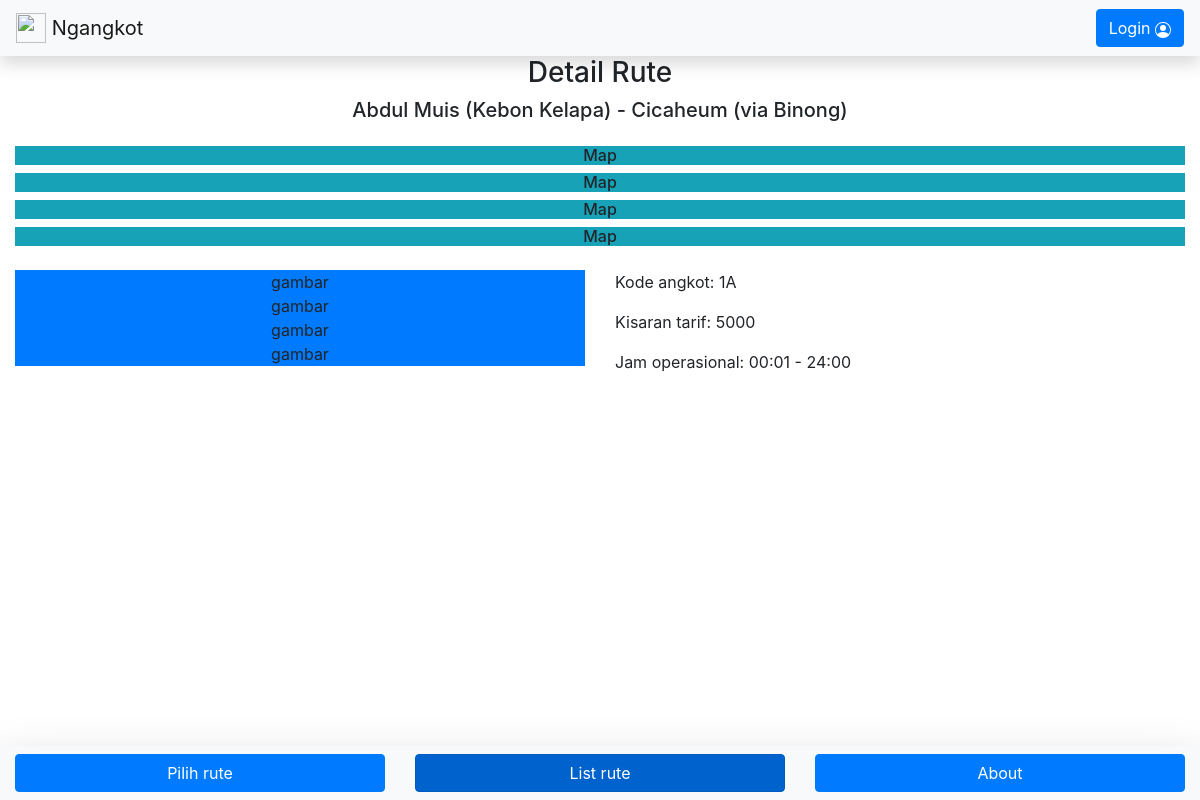
Screenshot of /detail_rute.php?id=1 with the database file from the repository.
### tables this page shows
CREATE TABLE `rute_angkot` (
  `id_rute` int(11) NOT NULL AUTO_INCREMENT,
  `kode` varchar(10) DEFAULT NULL,
  `jurusan` varchar(255) DEFAULT NULL,
  `warna` varchar(255) DEFAULT NULL,
  `gambar` varchar(255) DEFAULT NULL,
  `harga` int(11) DEFAULT NULL,
  `jam_opr_awal` varchar(5) DEFAULT NULL,
  `jam_opr_akhir` varchar(5) DEFAULT NULL,
  `koordinat_awal` varchar(255) DEFAULT NULL,
  `koordinat_akhir` varchar(255) DEFAULT NULL,
  PRIMARY KEY (`id_rute`)
);

### detail_rute.php (the view, shortened to what this page needs)
<?php
    include 'config/connection.php';
    $id_rute = $_GET['id'];
    $sql    = "SELECT * FROM rute_angkot WHERE id_rute = $id_rute";
    $query  = $conn->query($sql);
    $data   = $query->fetch_array();
?>
<!DOCTYPE html>
<html lang="en">
<head>
    <link rel="stylesheet" href="https://cdn.jsdelivr.net/npm/bootstrap@4.6.1/dist/css/bootstrap.min.css">
    <link stylesheet type="text/css" rel="stylesheet" href="css/style.css">
</head>
<body>
    <?php include('elements/top_nav.php'); ?>
    <div class="mainContent container-fluid">
        <div class="text-center mb-4">
            <h3>Detail Rute</h3>
            <h5><?= $data['jurusan'] ?></h5>
        </div>
        <h6 class="bg-info text-center">Map</h6>
        <h6 class="bg-info text-center">Map</h6>
        <h6 class="bg-info text-center">Map</h6>
        <h6 class="bg-info text-center">Map</h6>
        <div class="row mt-4">
            <div class="col-6">
                <div class="text-center bg-primary">gambar</div>
                <div class="text-center bg-primary">gambar</div>
                <div class="text-center bg-primary">gambar</div>
                <div class="text-center bg-primary">gambar</div>
            </div>
            <div class="col-6">
                <p>Kode angkot: <?= $data['kode'] ?></p>
                <p>Kisaran tarif: <?= $data['harga'] ?></p>
                <p>Jam operasional: <?= $data['jam_opr_awal'] ?> - <?= $data['jam_opr_akhir'] ?></p>
            </div>
        </div>
    </div>
    <?php
    include('elements/bottom_nav.php');
    ?>
</body>
</html>

### css/style.css (style rules this page uses)
* { margin: 0; padding: 0; box-sizing: border-box; }
.mainContent { margin-top: 56px; margin-bottom: 54px; }

### rows the page displays
rute_angkot: jurusan "Abdul Muis (Kebon Kelapa) - Cicaheum (via Binong)", kode "1A", harga "5000", jam_opr_awal "00:01", jam_opr_akhir "24:00"
